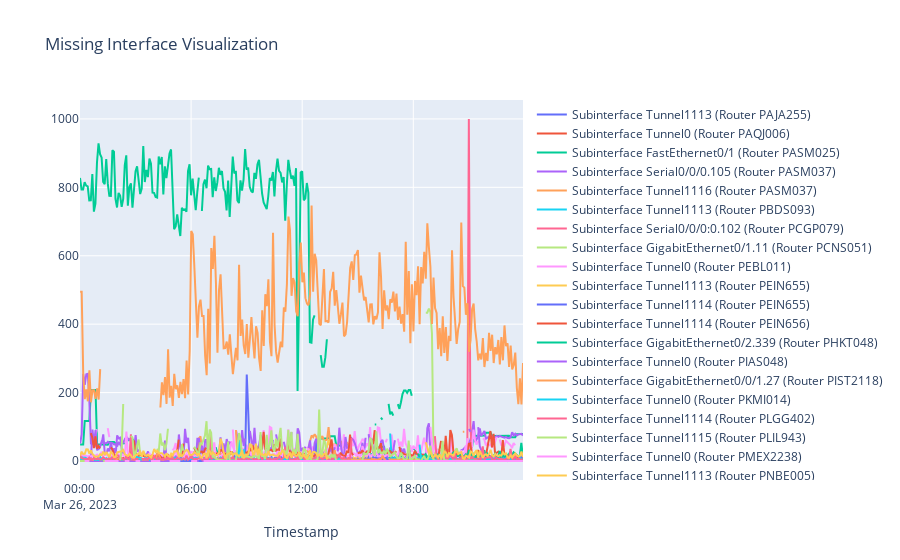

Notebook code for this chart:
### Code cell
visualize_subinterfaces(df_input, subinterfaces_info)

### Figure 1 — Plotly figure (JSON) as saved in the notebook; plotly's stock layout.template omitted (floating-point values rounded to 4 significant figures; data arrays with more than 128 entries replaced by an {"elided": "..."} marker saying what was removed)
{"data": [{"mode": "lines", "name": "Subinterface Tunnel1113 (Router PAJA255)", "type": "scatter", "x": {"elided": "262 str values"}, "y": {"elided": "262 float values"}}, {"mode": "lines", "name": "Subinterface Tunnel0 (Router PAQJ006)", "type": "scatter", "x": {"elided": "174 str values"}, "y": {"elided": "174 float values"}}, {"mode": "lines", "name": "Subinterface FastEthernet0/1 (Router PASM025)", "type": "scatter", "x": {"elided": "288 str values"}, "y": {"elided": "288 float values"}}, {"mode": "lines", "name": "Subinterface Serial0/0/0.105 (Router PASM037)", "type": "scatter", "x": {"elided": "288 str values"}, "y": {"elided": "288 float values"}}, {"mode": "lines", "name": "Subinterface Tunnel1116 (Router PASM037)", "type": "scatter", "x": {"elided": "168 str values"}, "y": {"elided": "168 float values"}}, {"mode": "lines", "name": "Subinterface Tunnel1113 (Router PBDS093)", "type": "scatter", "x": {"elided": "280 str values"}, "y": {"elided": "280 float values"}}, {"mode": "lines", "name": "Subinterface Serial0/0/0:0.102 (Router PCGP079)", "type": "scatter", "x": ["2023-03-26T19:45:01", "2023-03-26T19:50:01", "2023-03-26T19:55:01", "2023-03-26T20:00:01", "2023-03-26T20:05:01", "2023-03-26T20:10:01", "2023-03-26T20:15:01", "2023-03-26T20:20:01", "2023-03-26T20:25:01", "2023-03-26T20:30:01", "2023-03-26T20:35:01", "2023-03-26T20:40:01", "2023-03-26T20:45:01", "2023-03-26T20:50:01", "2023-03-26T20:55:01", "2023-03-26T21:00:01", "2023-03-26T21:05:01", "2023-03-26T21:10:01", "2023-03-26T21:15:01", "2023-03-26T21:20:01", "2023-03-26T21:25:01", "2023-03-26T21:30:01", "2023-03-26T21:35:01", "2023-03-26T21:40:01", "2023-03-26T21:45:01", "2023-03-26T21:50:01", "2023-03-26T21:55:01", "2023-03-26T22:00:01", "2023-03-26T22:05:01", "2023-03-26T22:10:01", "2023-03-26T22:15:01", "2023-03-26T22:20:01", "2023-03-26T22:25:01", "2023-03-26T22:30:01", "2023-03-26T22:35:01", "2023-03-26T22:40:01", "2023-03-26T22:45:01", "2023-03-26T22:50:01", "2023-03-26T22:55:01", "2023-03-26T23:00:01", "2023-03-26T23:05:01", "2023-03-26T23:10:01", "2023-03-26T23:15:01", "2023-03-26T23:20:01", "2023-03-26T23:25:01", "2023-03-26T23:30:01", "2023-03-26T23:35:01", "2023-03-26T23:40:01", "2023-03-26T23:45:01", "2023-03-26T23:50:01", "2023-03-26T23:55:01"], "y": [4.17, 6.068, 6.068, 3.264, 4.254, 4.612, 5.405, 3.417, 3.436, 5.391, 7.605, 4.531, 6.798, 5.333, 5.67, 999.8, 104.3, 4.05, 6.246, 4.39, 3.29, 5.556, 3.384, 2.897, 5.879, 3.289, 2.557, 5.723, 3.547, 3.514, 5.853, 10.64, 3.217, 18.34, 3.94, 2.973, 5.71, 3.238, 3.55, 2.879, 3.924, 3.138, 12.5, 9.861, 12.27, 11.95, 8.438, 10.95, 11.47, 9.055, 7.787]}, {"mode": "lines", "name": "Subinterface GigabitEthernet0/1.11 (Router PCNS051)", "type": "scatter", "x": ["2023-03-26T18:40:28", "2023-03-26T18:45:28", "2023-03-26T18:50:28", "2023-03-26T18:55:28", "2023-03-26T19:00:28", "2023-03-26T19:05:28", "2023-03-26T19:10:28", "2023-03-26T19:15:28", "2023-03-26T19:20:28", "2023-03-26T19:25:28", "2023-03-26T19:30:28", "2023-03-26T19:35:28", "2023-03-26T19:40:28", "2023-03-26T19:45:28", "2023-03-26T19:50:28", "2023-03-26T19:55:28", "2023-03-26T20:00:28", "2023-03-26T20:05:28", "2023-03-26T20:10:28", "2023-03-26T20:15:28", "2023-03-26T20:20:28", "2023-03-26T20:25:28", "2023-03-26T20:30:28", "2023-03-26T20:35:28", "2023-03-26T20:40:28", "2023-03-26T20:45:28", "2023-03-26T20:50:28"], "y": [433.6, 433.6, 445.2, 436.6, 373.1, 22.29, 23.1, 22.99, 33.04, 30.73, 27.36, 32.41, 23.73, 26.98, 31.69, 32.29, 22.97, 21.84, 22.89, 28.77, 37.04, 22.3, 24.74, 23.47, 19.8, 23.55, 23.7]}, {"mode": "lines", "name": "Subinterface Tunnel0 (Router PEBL011)", "type": "scatter", "x": {"elided": "288 str values"}, "y": {"elided": "288 float values"}}, {"mode": "lines", "name": "Subinterface Tunnel1113 (Router PEIN655)", "type": "scatter", "x": {"elided": "288 str values"}, "y": {"elided": "288 float values"}}, {"mode": "lines", "name": "Subinterface Tunnel1114 (Router PEIN655)", "type": "scatter", "x": {"elided": "288 str values"}, "y": {"elided": "288 float values"}}, {"mode": "lines", "name": "Subinterface Tunnel1114 (Router PEIN656)", "type": "scatter", "x": {"elided": "287 str values"}, "y": {"elided": "287 float values"}}, {"mode": "lines", "name": "Subinterface GigabitEthernet0/2.339 (Router PHKT048)", "type": "scatter", "x": {"elided": "216 str values"}, "y": {"elided": "216 float values"}}, {"mode": "lines", "name": "Subinterface Tunnel0 (Router PIAS048)", "type": "scatter", "x": {"elided": "288 str values"}, "y": {"elided": "288 float values"}}, {"mode": "lines", "name": "Subinterface GigabitEthernet0/0/1.27 (Router PIST2118)", "type": "scatter", "x": {"elided": "288 str values"}, "y": {"elided": "288 float values"}}, {"mode": "lines", "name": "Subinterface Tunnel0 (Router PKMI014)", "type": "scatter", "x": {"elided": "288 str values"}, "y": {"elided": "288 float values"}}, {"mode": "lines", "name": "Subinterface Tunnel1114 (Router PLGG402)", "type": "scatter", "x": {"elided": "288 str values"}, "y": {"elided": "288 float values"}}, {"mode": "lines", "name": "Subinterface Tunnel1115 (Router PLIL943)", "type": "scatter", "x": {"elided": "282 str values"}, "y": {"elided": "282 float values"}}, {"mode": "lines", "name": "Subinterface Tunnel0 (Router PMEX2238)", "type": "scatter", "x": {"elided": "252 str values"}, "y": {"elided": "252 float values"}}, {"mode": "lines", "name": "Subinterface Tunnel1113 (Router PNBE005)", "type": "scatter", "x": {"elided": "286 str values"}, "y": {"elided": "286 float values"}}, {"mode": "lines", "name": "Subinterface Tunnel1113 (Router PNGS015)", "type": "scatter", "x": {"elided": "288 str values"}, "y": {"elided": "288 float values"}}, {"mode": "lines", "name": "Subinterface Tunnel0 (Router PNIM105)", "type": "scatter", "x": {"elided": "288 str values"}, "y": {"elided": "288 float values"}}, {"mode": "lines", "name": "Subinterface Tunnel0 (Router PNLA039)", "type": "scatter", "x": ["2023-03-26T18:15:01", "2023-03-26T18:20:01", "2023-03-26T18:25:01", "2023-03-26T18:30:01", "2023-03-26T18:35:01", "2023-03-26T18:40:01", "2023-03-26T18:45:01", "2023-03-26T18:50:01", "2023-03-26T18:55:01", "2023-03-26T19:00:01", "2023-03-26T19:05:01", "2023-03-26T19:10:01", "2023-03-26T19:15:01", "2023-03-26T19:20:01", "2023-03-26T19:25:01", "2023-03-26T19:30:01", "2023-03-26T19:35:01", "2023-03-26T19:40:01", "2023-03-26T19:45:01", "2023-03-26T19:50:01", "2023-03-26T19:55:01", "2023-03-26T20:00:01", "2023-03-26T20:05:01", "2023-03-26T20:10:01", "2023-03-26T20:15:01", "2023-03-26T20:20:01", "2023-03-26T20:25:01", "2023-03-26T20:30:01", "2023-03-26T20:35:01", "2023-03-26T20:40:01", "2023-03-26T20:45:01", "2023-03-26T20:50:01", "2023-03-26T20:55:01", "2023-03-26T21:00:01", "2023-03-26T21:05:01", "2023-03-26T21:10:01", "2023-03-26T21:15:01", "2023-03-26T21:20:01", "2023-03-26T21:25:01", "2023-03-26T21:30:01", "2023-03-26T21:35:01", "2023-03-26T21:40:01", "2023-03-26T21:45:01", "2023-03-26T21:50:01", "2023-03-26T21:55:01", "2023-03-26T22:00:01", "2023-03-26T22:05:01", "2023-03-26T22:10:01", "2023-03-26T22:15:01", "2023-03-26T22:20:01", "2023-03-26T22:25:01", "2023-03-26T22:30:01", "2023-03-26T22:35:01", "2023-03-26T22:40:01", "2023-03-26T22:45:01", "2023-03-26T22:50:01", "2023-03-26T22:55:01", "2023-03-26T23:00:01", "2023-03-26T23:05:01", "2023-03-26T23:10:01", "2023-03-26T23:15:01", "2023-03-26T23:20:01", "2023-03-26T23:25:01", "2023-03-26T23:30:01", "2023-03-26T23:35:01", "2023-03-26T23:40:01", "2023-03-26T23:45:01", "2023-03-26T23:50:01", "2023-03-26T23:55:01"], "y": [21.01, 13.87, 14.2, 14.66, 13.64, 19.65, 9.395, 15.53, 19.71, 12.8, 16.06, 16.06, 20.9, 18.64, 9.754, 15.89, 25.4, 9.225, 24.94, 17.07, 17.93, 16.0, 19.03, 24.57, 12.1, 14.71, 14.55, 19.06, 19.97, 14.02, 14.03, 19.41, 7.742, 31.82, 25.37, 13.47, 20.19, 11.73, 15.8, 16.14, 15.32, 13.57, 20.43, 31.61, 9.937, 21.67, 17.2, 11.77, 14.53, 14.37, 21.37, 13.39, 9.005, 29.21, 9.031, 18.19, 13.14, 14.73, 18.83, 20.13, 27.56, 17.74, 25.64, 21.88, 16.74, 13.66, 13.68, 52.9, 14.36]}, {"mode": "lines", "name": "Subinterface Tunnel1114 (Router PNOS002)", "type": "scatter", "x": {"elided": "288 str values"}, "y": {"elided": "288 float values"}}, {"mode": "lines", "name": "Subinterface Tunnel0 (Router POKJ068)", "type": "scatter", "x": {"elided": "287 str values"}, "y": {"elided": "287 float values"}}, {"mode": "lines", "name": "Subinterface Tunnel0 (Router PPEG048)", "type": "scatter", "x": {"elided": "288 str values"}, "y": {"elided": "288 float values"}}, {"mode": "lines", "name": "Subinterface Tunnel0 (Router PSBD011)", "type": "scatter", "x": {"elided": "288 str values"}, "y": {"elided": "288 float values"}}, {"mode": "lines", "name": "Subinterface Tunnel1115 (Router PSJJ151)", "type": "scatter", "x": {"elided": "288 str values"}, "y": {"elided": "288 float values"}}, {"mode": "lines", "name": "Subinterface Tunnel1116 (Router PSJJ152)", "type": "scatter", "x": {"elided": "285 str values"}, "y": {"elided": "285 float values"}}, {"mode": "lines", "name": "Subinterface Tunnel0 (Router PVER064)", "type": "scatter", "x": {"elided": "288 str values"}, "y": {"elided": "288 float values"}}], "layout": {"title": {"text": "Missing Interface Visualization"}, "xaxis": {"title": {"text": "Timestamp"}}}}
